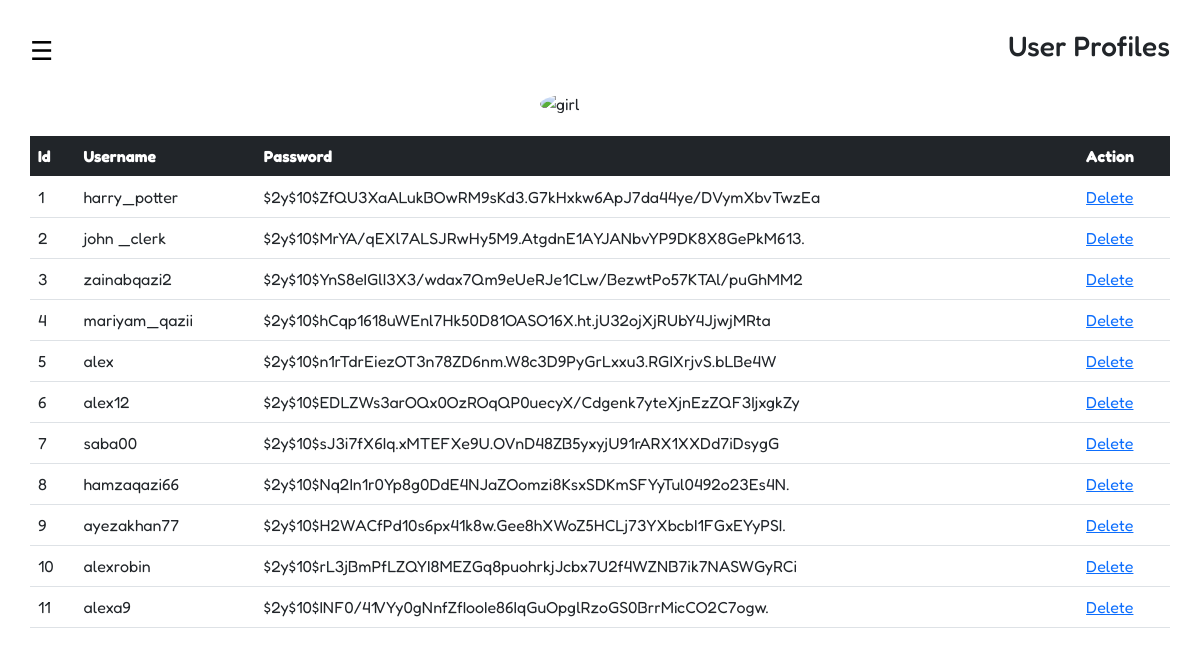
The app's page /admin/usersprofiles.php with its own data.
### tables this page shows
CREATE TABLE `customerlogin` (
  `id` int(11) NOT NULL,
  `username` varchar(200) NOT NULL,
  `email` varchar(200) NOT NULL,
  `password` varchar(200) NOT NULL,
  `fullname` varchar(200) NOT NULL
);

### admin/usersprofiles.php (the view, shortened to what this page needs)
<?php
include("../connection.php");
?>
<!DOCTYPE html>
<html lang="en">
<head>
    <link href="https://cdn.jsdelivr.net/npm/bootstrap@5.0.2/dist/css/bootstrap.min.css" rel="stylesheet">
    <link rel="stylesheet" href="https://cdnjs.cloudflare.com/ajax/libs/font-awesome/6.5.2/css/all.min.css" />
</head>
<body>
<div class="content">
<header class="d-flex justify-content-between align-items-center">
    <button class="toggle-btn" onclick="toggleSidebar()">☰</button>
    <h3>User Profiles</h3>
</header>
    <img src="../Images/userpic.jpg" alt="girl" id="girl"
<?php
$sql = "SELECT * FROM customerlogin";
$result =$conn->query($sql);
if(mysqli_num_rows($result) > 0) {
   ?>
<div class="table-responsive-md" id="backside">
<div class=" col-md-12 col-sm-12 col-xs-12 position-relative">
<div class="d-flex justify-content-center">
<table class ="table" id ="table1">
<thead>
<tr>
<th scope="col" class="bg-dark text-white">Id</th>
<th scope="col" class="bg-dark text-white">Username</th>
<th scope="col" class="bg-dark text-white">Password</th>
<th scope="col" class="bg-dark text-white">Action</th>
</tr>
</thead>
<tbody>
<?php
while($row = mysqli_fetch_assoc($result)){
?>
<tr>
<td><?php echo $row['id']; ?></td>
<td><?php echo $row['username']; ?></td>
<td><?php echo $row['password']; ?></td>
<td>
    <a href ="./Delete.php?id=<?php echo $row['id']; ?>">Delete</a>
</td>
</tr>
<?php } ?>
</tbody>
</table>
</div>
</div>
</div>
<?php } ?>
</body>
</html>

### admin/usersprofiles.php (style rules this page uses)
* { margin:0; padding:0; box-sizing:border-box; font-family: 'Fredoka',sans-serif; }
.content { margin-left:0; padding:30px; transition:0.3s; }
.toggle-btn { font-size:26px; border:none; background:none; cursor:pointer; }
#girl { width:120px; border-radius:50%; display:block; margin:20px auto; }
.table { padding:20px; width: 100%; }

### records on screen
customerlogin: id "1", username "harry_potter", password "$2y$10$ZfQU3XaALukBOwRM9sKd3.G7kHxkw6ApJ7da44ye/DVymXbvTwzEa"
customerlogin: id "2", username "john _clerk", password "$2y$10$MrYA/qEXl7ALSJRwHy5M9.AtgdnE1AYJANbvYP9DK8X8GePkM613."
customerlogin: id "3", username "zainabqazi2", password "$2y$10$YnS8eIGlI3X3/wdax7Qm9eUeRJe1CLw/BezwtPo57KTAl/puGhMM2"
customerlogin: id "4", username "mariyam_qazii", password "$2y$10$hCqp1618uWEnl7Hk50D81OASO16X.ht.jU32ojXjRUbY4JjwjMRta"
customerlogin: id "5", username "alex", password "$2y$10$n1rTdrEiezOT3n78ZD6nm.W8c3D9PyGrLxxu3.RGIXrjvS.bLBe4W"
customerlogin: id "6", username "alex12", password "$2y$10$EDLZWs3arOQx0OzROqQP0uecyX/Cdgenk7yteXjnEzZQF3IjxgkZy"
customerlogin: id "7", username "saba00", password "$2y$10$sJ3i7fX6Iq.xMTEFXe9U.OVnD48ZB5yxyjU91rARX1XXDd7iDsygG"
customerlogin: id "8", username "hamzaqazi66", password "$2y$10$Nq2In1r0Yp8g0DdE4NJaZOomzi8KsxSDKmSFYyTul0492o23Es4N."
customerlogin: id "9", username "ayezakhan77", password "$2y$10$H2WACfPd10s6px41k8w.Gee8hXWoZ5HCLj73YXbcbI1FGxEYyPSI."
customerlogin: id "10", username "alexrobin", password "$2y$10$rL3jBmPfLZQYI8MEZGq8puohrkjJcbx7U2f4WZNB7ik7NASWGyRCi"
customerlogin: id "11", username "alexa9", password "$2y$10$INF0/41VYy0gNnfZfIooIe86IqGuOpglRzoGS0BrrMicCO2C7ogw."
